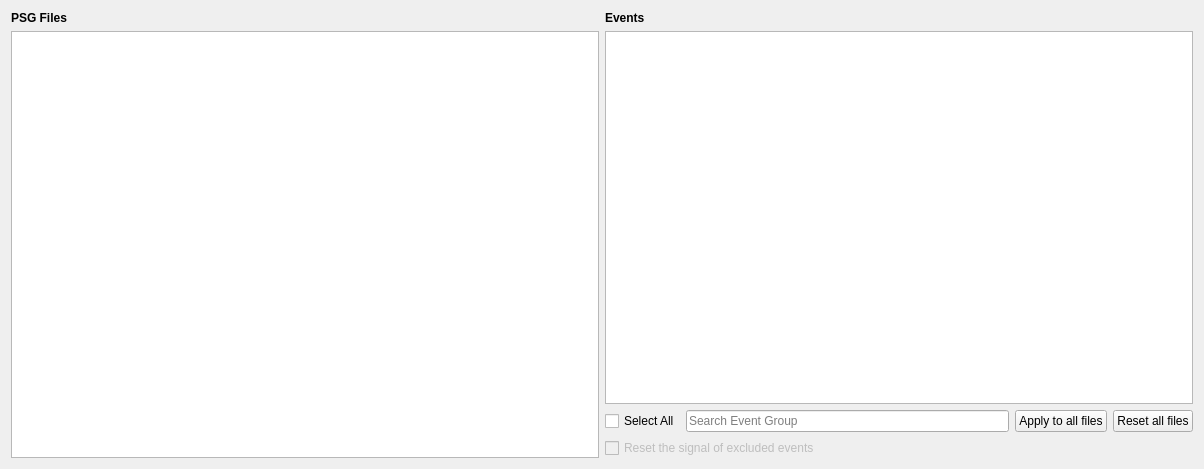
<ui version="4.0">
 <class>NonValidEventStep</class>
 <widget class="QWidget" name="NonValidEventStep">
  <property name="geometry">
   <rect>
    <x>0</x>
    <y>0</y>
    <width>1204</width>
    <height>469</height>
   </rect>
  </property>
  <property name="windowTitle">
   <string>Form</string>
  </property>
  <layout class="QHBoxLayout" name="horizontalLayout_2">
   <item>
    <layout class="QVBoxLayout" name="verticalLayout">
     <item>
      <widget class="QLabel" name="label">
       <property name="font">
        <font>
         <weight>75</weight>
         <bold>true</bold>
        </font>
       </property>
       <property name="text">
        <string>PSG Files</string>
       </property>
      </widget>
     </item>
     <item>
      <widget class="QListView" name="file_listview" />
     </item>
    </layout>
   </item>
   <item>
    <layout class="QVBoxLayout" name="verticalLayout_2">
     <item>
      <widget class="QLabel" name="label_2">
       <property name="font">
        <font>
         <weight>75</weight>
         <bold>true</bold>
        </font>
       </property>
       <property name="text">
        <string>Events</string>
       </property>
      </widget>
     </item>
     <item>
      <widget class="QTreeView" name="event_treeview">
       <property name="editTriggers">
        <set>QAbstractItemView::CurrentChanged</set>
       </property>
       <property name="selectionMode">
        <enum>QAbstractItemView::NoSelection</enum>
       </property>
       <property name="selectionBehavior">
        <enum>QAbstractItemView::SelectItems</enum>
       </property>
      </widget>
     </item>
     <item>
      <layout class="QHBoxLayout" name="horizontalLayout">
       <item>
        <widget class="QCheckBox" name="select_all_checkBox">
         <property name="text">
          <string>Select All</string>
         </property>
        </widget>
       </item>
       <item>
        <widget class="QLineEdit" name="search_lineEdit">
         <property name="text">
          <string />
         </property>
         <property name="placeholderText">
          <string>Search Event Group</string>
         </property>
        </widget>
       </item>
       <item>
        <widget class="QPushButton" name="apply_all_pushButton">
         <property name="text">
          <string>Apply to all files</string>
         </property>
        </widget>
       </item>
       <item>
        <widget class="QPushButton" name="reset_all_files_pushButton">
         <property name="text">
          <string>Reset all files</string>
         </property>
        </widget>
       </item>
      </layout>
     </item>
     <item>
      <widget class="QCheckBox" name="reset_excl_event_checkBox">
       <property name="enabled">
        <bool>false</bool>
       </property>
       <property name="text">
        <string>Reset the signal of excluded events </string>
       </property>
      </widget>
     </item>
    </layout>
   </item>
  </layout>
 <property name="styleSheet"><string>font: 10pt "Roboto-Regular";</string></property></widget>
 <resources><include location="../../../../../scinodes_poc/src/main/python/ui/themes/themes.qrc" /></resources>
 <connections>
  <connection>
   <sender>file_listview</sender>
   <signal>clicked(QModelIndex)</signal>
   <receiver>NonValidEventStep</receiver>
   <slot>on_file_selected()</slot>
   <hints>
    <hint type="sourcelabel">
     <x>109</x>
     <y>177</y>
    </hint>
    <hint type="destinationlabel">
     <x>213</x>
     <y>177</y>
    </hint>
   </hints>
  </connection>
  <connection>
   <sender>apply_all_pushButton</sender>
   <signal>clicked()</signal>
   <receiver>NonValidEventStep</receiver>
   <slot>on_apply_to_all_files()</slot>
   <hints>
    <hint type="sourcelabel">
     <x>411</x>
     <y>280</y>
    </hint>
    <hint type="destinationlabel">
     <x>240</x>
     <y>164</y>
    </hint>
   </hints>
  </connection>
  <connection>
   <sender>select_all_checkBox</sender>
   <signal>stateChanged(int)</signal>
   <receiver>NonValidEventStep</receiver>
   <slot>on_select_all_groups()</slot>
   <hints>
    <hint type="sourcelabel">
     <x>287</x>
     <y>280</y>
    </hint>
    <hint type="destinationlabel">
     <x>240</x>
     <y>164</y>
    </hint>
   </hints>
  </connection>
  <connection>
   <sender>reset_all_files_pushButton</sender>
   <signal>clicked()</signal>
   <receiver>NonValidEventStep</receiver>
   <slot>on_reset_all_files()</slot>
   <hints>
    <hint type="sourcelabel">
     <x>541</x>
     <y>404</y>
    </hint>
    <hint type="destinationlabel">
     <x>298</x>
     <y>226</y>
    </hint>
   </hints>
  </connection>
  <connection>
   <sender>search_lineEdit</sender>
   <signal>textEdited(QString)</signal>
   <receiver>NonValidEventStep</receiver>
   <slot>search_pattern_slot()</slot>
   <hints>
    <hint type="sourcelabel">
     <x>833</x>
     <y>416</y>
    </hint>
    <hint type="destinationlabel">
     <x>601</x>
     <y>234</y>
    </hint>
   </hints>
  </connection>
 </connections>
 <slots>
  <slot>on_file_selected()</slot>
  <slot>on_event_selected()</slot>
  <slot>on_select_all_groups()</slot>
  <slot>on_apply_to_all_files()</slot>
  <slot>on_reset_all_files()</slot>
  <slot>search_pattern_slot()</slot>
 </slots>
</ui>
